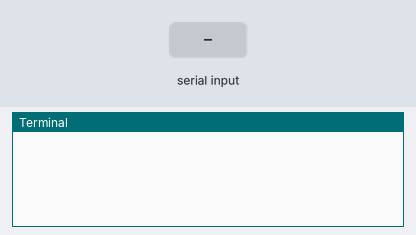
Recording of a program running on a simulated Raspberry Pi (header pin numbers). Shown: the last lines printed to the terminal. The inputs (shaded band) are chosen by the test bench. The clock reads 2024-03-15 10:24:30 at power-on unless the program sets it.

Above: at 3.0 s.
3.1 s: "Mode\n" received over the second serial link
At 3.6 s:
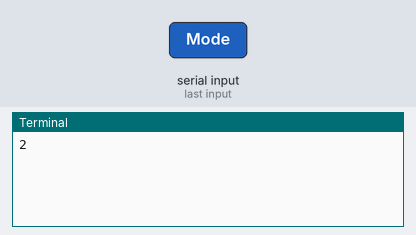
4.6 s: "OK\n" received over the second serial link
At 5.8 s:
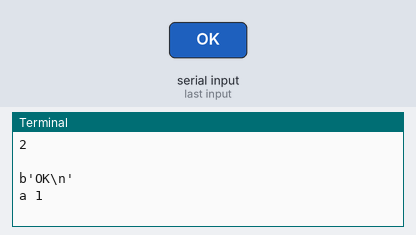
6.1 s: "NG\n" received over the second serial link
At 7.2 s:
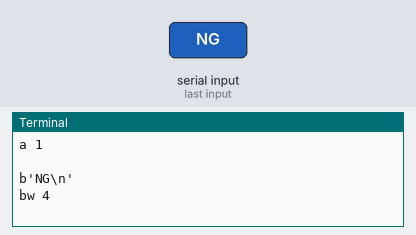
7.6 s: "OK\n" received over the second serial link
At 8.2 s:
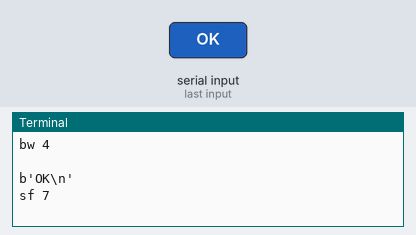
9.1 s: "NG\n" received over the second serial link
At 10.5 s:
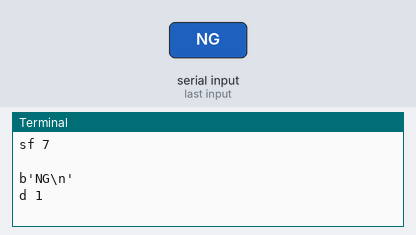

Measured:
- after the input at 3.1 s, the terminal: prints a new line at once (image 1)
- after the input at 4.6 s, the terminal: prints a new line at once (image 2)
- after the input at 6.1 s, the terminal: prints a new line at once (image 3)
- after the input at 7.6 s, the terminal: prints a new line at once (image 4)
- after the input at 9.1 s, the terminal: prints a new line at once (image 5)

The program:

test.py
```python
# -*- coding: utf-8 -*-
import lora
import ast
import time
import struct
import sys
import random
import datetime
lr = lora.LoRa()
path = './sensedata.txt'

def printable(l):
    x = struct.unpack(str(len(l)) + 'b', l)
    y = ''
    for i in range(len(x)):
        if x[i] >= 0:
            y = y + chr(x[i])
    return y

def sendcmd(cmd):                     #LoRaへのコマンド送信
    print(cmd)                        # debug
    lr.write(cmd)
    t = time.time()
    while (True):
        if (time.time() - t) > 5:
            print('panic: %s' % cmd)
            exit()
        line = lr.readline()
        if 'OK' in printable(line):
            print(line)               # debug
            return True
        elif 'NG' in printable(line):
            print(line)               # debug
            return False

def setMode(bw, sf):                  #コンフィグ
    lr.write('config\r\n')
    lr.s.flush()
    time.sleep(0.2)
    lr.reset()
    time.sleep(1.5)

    line = lr.readline()
    while not ('Mode' in printable(line)):
        line = lr.readline()
        if len(line) > 0:
            print(line)

    sendcmd('2\r\n')
    sendcmd('a 1\r\n')
    sendcmd('bw %d\r\n' % bw)
    sendcmd('sf %d\r\n' % sf)
    sendcmd('d 1\r\n')
    sendcmd('e 0001\r\n')
    sendcmd('f 0000\r\n')
    sendcmd('g FFFF\r\n')
    sendcmd('l 1\r\n')
    sendcmd('m 1\r\n')
    sendcmd('n 1\r\n')
    sendcmd('o 2\r\n')
    sendcmd('p 2\r\n')
    sendcmd('q 2\r\n')
    sendcmd('r 5\r\n')
    sendcmd('u 13\r\n')
    sendcmd('w\r\n')
    sendcmd('start\r\n')
    #lr.reset()
    print('LoRa module set to new mode')
    time.sleep(1)
    sys.stdout.flush()

def LoRaMessenger(line):
    lr.write(line + '\r\n')
    print(line)

def DataWrite(line):                                      #ファイル書き出し
    line = line.decode()
    devNo = 0
    if (line.find('sense') <= -1):
        return
    devNo = line.find('Dev')
    if(devNo > -1):
        devNo = int(line[devNo+3])
    else:
        devNo = 0
    reline = line.replace('sense','data :').replace('Dev%d' % int(devNo), ' Dev%d' % int(devNo))
    timenow = datetime.datetime.now()
    formatedtime = "{0:%Y-%m-%d %H:%M:%S}".format(timenow)
    f = open(path, mode = 'a')
    f.write(formatedtime+reline)
    f.close()
    #print('Write Complete')

def LEDCommand(level):
    LoRaMessenger('led %d' % level)
    lr.s.flush()

def GateCommand(level):
    LoRaMessenger('gate %d' % level)
    lr.s.flush()

def LEDCommandwithDir(dir, level):
    LoRaMessenger('Dev%d:led %d' %(dir, level))
    lr.s.flush()

def GateCommandwithDir(dir, level):
    LoRaMessenger('Dev%d:gate %d' % (dir, level))
    lr.s.flush()


setMode(4, 7)

#while True:
    #send = input('send : ')
    #LoRaMessenger(send)
#    LEDCommand(random.randint(0,255))
    #time.sleep(1)

    #if 'reset' in send:
    #    lr.reset()

#    line = lr.readline()
    #lr.s.flush()

#    print(line)
#    DataWrite(line)
    #print("Hey!")
#    sys.stdout.flush()
#    time.sleep(1)
    
```

lora.py
```python
# -*- coding: utf-8 -*-
# ソフトシリアル経由でLoRaモジュールを読む

import serial
import RPi.GPIO as GPIO
import struct
import time

ResetPin = 12

class LoRa():
    def __init__(self):
        GPIO.setmode(GPIO.BOARD)
        GPIO.setwarnings(False)
        GPIO.setup(ResetPin, GPIO.OUT)
        GPIO.output(ResetPin, 1)

        self.s = serial.Serial('/dev/serial0', 115200) # シリアルポートを115200kbps, 8bit, Non parity, 1 stop-bitでオープン

    def reset(self):
        GPIO.output(ResetPin, 0)
        time.sleep(0.1)
        GPIO.output(ResetPin, 1)

    def open(self):
        self.s.open()

    def close(self):
        self.s.close()

    def readline(self, timeout = None):
        if timeout != None:
            self.s.close()
            self.s.timeout = timeout
            self.s.open()
        line = self.s.readline()
        if timeout != None:
            self.s.close()
            self.s.timeout = None
            self.s.open()
        return line

    def write(self, msg):
        self.s.write(msg.encode('utf-8'))

    def parse(self, line):
        fmt = '4s4s4s' + str(len(line) - 14) + 'sxx'
        data = struct.unpack(fmt, line)
        hex2i = lambda x: int(x, 16) if int(x, 16) <= 0x7fff else ~ (0xffff - int(x, 16)) + 1
        rssi = hex2i(data[0])
        panid = hex2i(data[1])
        srcid = hex2i(data[2])
        msg = data[3].decode('utf-8')
        return (rssi, panid, srcid, msg)

def main():
    lr = LoRa()
    while True:
        data = lr.parse(lr.readline())
        print(data)

if __name__ == "__main__":
    main()
```
